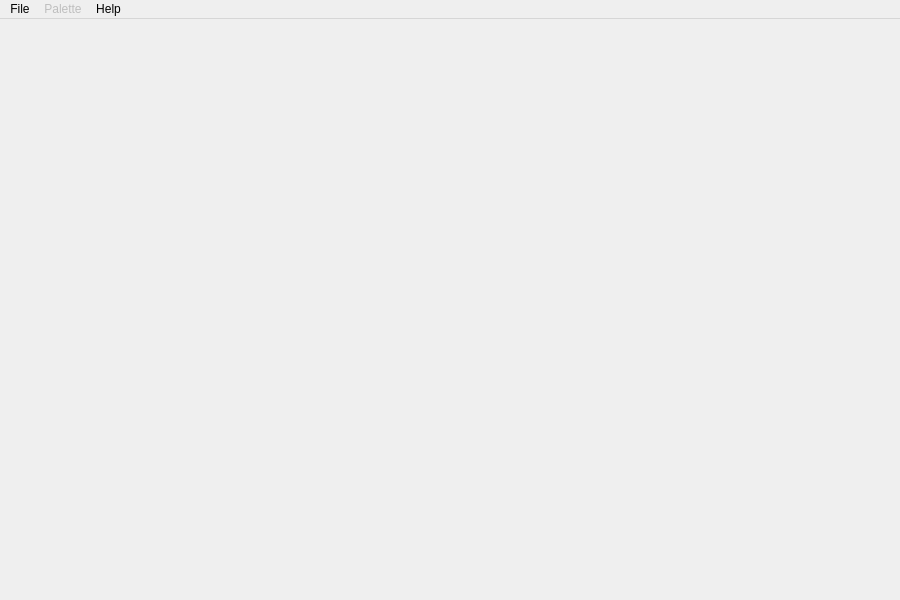
<?xml version="1.0" encoding="UTF-8"?>
<ui version="4.0">
 <class>MainWindow</class>
 <widget class="QMainWindow" name="MainWindow">
  <property name="geometry">
   <rect>
    <x>0</x>
    <y>0</y>
    <width>900</width>
    <height>600</height>
   </rect>
  </property>
  <property name="minimumSize">
   <size>
    <width>600</width>
    <height>400</height>
   </size>
  </property>
  <property name="windowTitle">
   <string>MainWindow</string>
  </property>
  <widget class="QWidget" name="centralWidget">
   <layout class="QHBoxLayout" name="horizontalLayout">
    <property name="spacing">
     <number>4</number>
    </property>
    <property name="leftMargin">
     <number>4</number>
    </property>
    <property name="topMargin">
     <number>4</number>
    </property>
    <property name="rightMargin">
     <number>4</number>
    </property>
    <property name="bottomMargin">
     <number>4</number>
    </property>
    <item>
     <widget class="QFrame" name="mainFrame">
      <property name="frameShape">
       <enum>QFrame::NoFrame</enum>
      </property>
      <property name="frameShadow">
       <enum>QFrame::Raised</enum>
      </property>
      <property name="lineWidth">
       <number>1</number>
      </property>
      <property name="midLineWidth">
       <number>0</number>
      </property>
      <layout class="QVBoxLayout" name="verticalLayout_3">
       <property name="spacing">
        <number>0</number>
       </property>
       <property name="leftMargin">
        <number>4</number>
       </property>
       <property name="topMargin">
        <number>4</number>
       </property>
       <property name="rightMargin">
        <number>4</number>
       </property>
       <property name="bottomMargin">
        <number>4</number>
       </property>
      </layout>
     </widget>
    </item>
    <item alignment="Qt::AlignTop">
     <widget class="QFrame" name="palFrame">
      <property name="minimumSize">
       <size>
        <width>140</width>
        <height>0</height>
       </size>
      </property>
      <property name="maximumSize">
       <size>
        <width>140</width>
        <height>16777215</height>
       </size>
      </property>
      <property name="frameShape">
       <enum>QFrame::NoFrame</enum>
      </property>
      <property name="frameShadow">
       <enum>QFrame::Raised</enum>
      </property>
      <layout class="QVBoxLayout" name="verticalLayout">
       <property name="spacing">
        <number>0</number>
       </property>
       <property name="leftMargin">
        <number>4</number>
       </property>
       <property name="topMargin">
        <number>4</number>
       </property>
       <property name="rightMargin">
        <number>4</number>
       </property>
       <property name="bottomMargin">
        <number>4</number>
       </property>
      </layout>
     </widget>
    </item>
   </layout>
  </widget>
  <widget class="QMenuBar" name="menuBar">
   <property name="geometry">
    <rect>
     <x>0</x>
     <y>0</y>
     <width>900</width>
     <height>21</height>
    </rect>
   </property>
   <widget class="QMenu" name="menuFile">
    <property name="title">
     <string>File</string>
    </property>
    <addaction name="actionOpen"/>
    <addaction name="actionClose"/>
    <addaction name="actionExport"/>
    <addaction name="separator"/>
    <addaction name="actionQuit"/>
   </widget>
   <widget class="QMenu" name="menuHelp">
    <property name="title">
     <string>Help</string>
    </property>
    <addaction name="actionAbout"/>
    <addaction name="actionAbout_Qt"/>
   </widget>
   <widget class="QMenu" name="menuPalette">
    <property name="enabled">
     <bool>false</bool>
    </property>
    <property name="title">
     <string>Palette</string>
    </property>
    <addaction name="actionLoad_PAL"/>
    <addaction name="actionLoad_Translation_1"/>
    <addaction name="actionLoad_Translation_2"/>
    <addaction name="separator"/>
    <addaction name="actionReset_PAL"/>
    <addaction name="actionReset_Translation_1"/>
    <addaction name="actionReset_Translation_2"/>
   </widget>
   <addaction name="menuFile"/>
   <addaction name="menuPalette"/>
   <addaction name="menuHelp"/>
  </widget>
  <widget class="QStatusBar" name="statusBar">
   <property name="sizeGripEnabled">
    <bool>false</bool>
   </property>
  </widget>
  <action name="actionAbout">
   <property name="text">
    <string>About</string>
   </property>
  </action>
  <action name="actionAbout_Qt">
   <property name="text">
    <string>About Qt</string>
   </property>
  </action>
  <action name="actionQuit">
   <property name="text">
    <string>Quit</string>
   </property>
   <property name="shortcut">
    <string>Ctrl+Q</string>
   </property>
  </action>
  <action name="actionClose">
   <property name="text">
    <string>Close</string>
   </property>
   <property name="shortcut">
    <string>Ctrl+Shift+C</string>
   </property>
  </action>
  <action name="actionLoad_PAL">
   <property name="text">
    <string>Load</string>
   </property>
   <property name="shortcut">
    <string>Ctrl+P</string>
   </property>
  </action>
  <action name="actionOpen">
   <property name="text">
    <string>Open...</string>
   </property>
   <property name="shortcut">
    <string>Ctrl+O</string>
   </property>
  </action>
  <action name="actionLoad_Translation_1">
   <property name="text">
    <string>Load Translation 1</string>
   </property>
   <property name="shortcut">
    <string>Ctrl+T</string>
   </property>
  </action>
  <action name="actionReset_PAL">
   <property name="text">
    <string>Reset</string>
   </property>
   <property name="shortcut">
    <string>Ctrl+Alt+P</string>
   </property>
  </action>
  <action name="actionReset_Translation_1">
   <property name="text">
    <string>Reset Translation 1</string>
   </property>
   <property name="shortcut">
    <string>Ctrl+Alt+T</string>
   </property>
  </action>
  <action name="actionLoad_Translation_2">
   <property name="text">
    <string>Load Translation 2</string>
   </property>
   <property name="shortcut">
    <string>Ctrl+Shift+T</string>
   </property>
  </action>
  <action name="actionReset_Translation_2">
   <property name="text">
    <string>Reset Translation 2</string>
   </property>
   <property name="shortcut">
    <string>Ctrl+Alt+Shift+T</string>
   </property>
  </action>
  <action name="actionExport">
   <property name="enabled">
    <bool>false</bool>
   </property>
   <property name="text">
    <string>Export</string>
   </property>
   <property name="shortcut">
    <string>Ctrl+E</string>
   </property>
  </action>
 </widget>
 <layoutdefault spacing="6" margin="11"/>
 <resources/>
 <connections/>
</ui>
